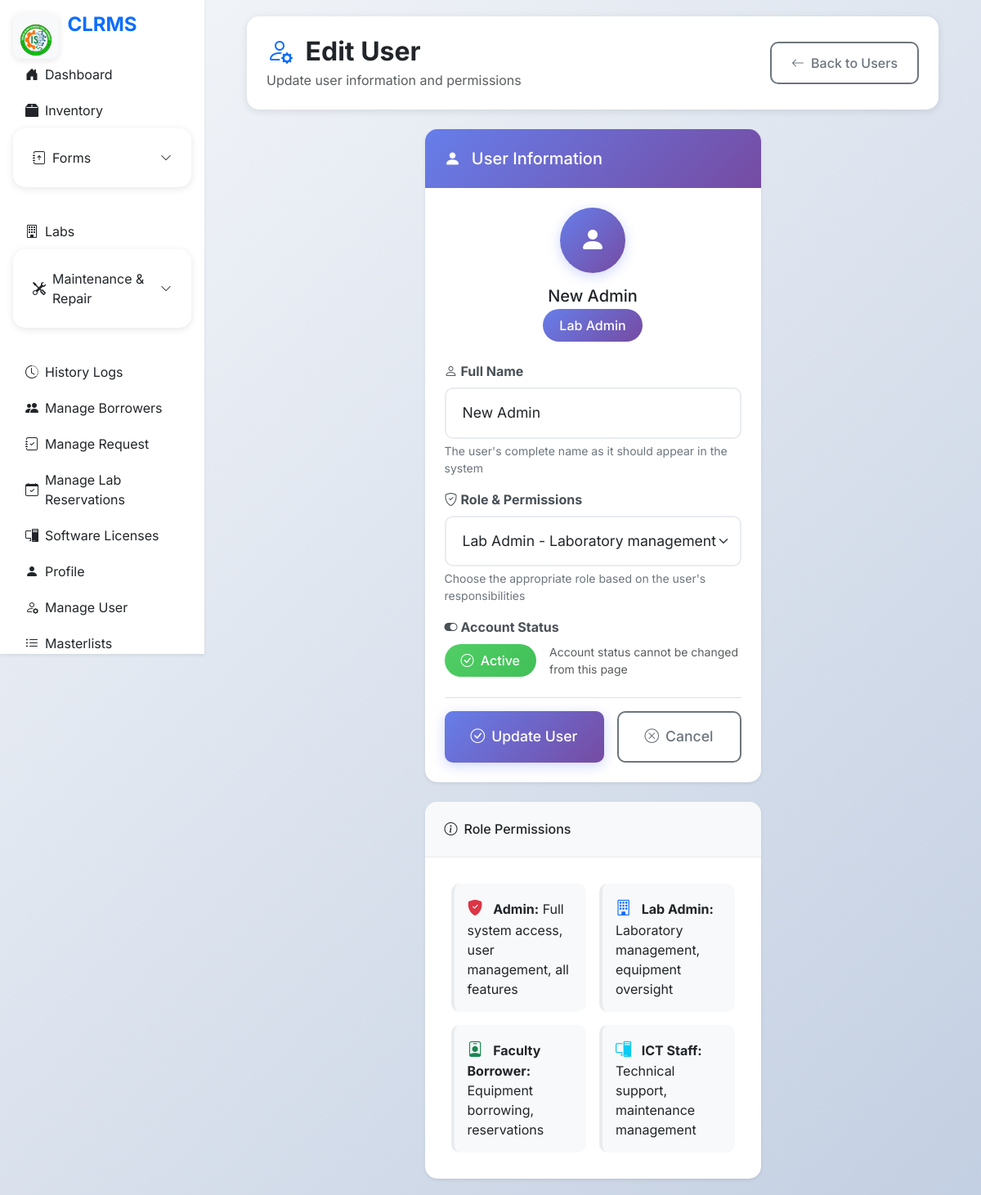
The page /pages/edit_user.php?id=10000 (signed in) on the database its author committed.
### tables this page shows
CREATE TABLE `users` (
  `id` int(11) NOT NULL,
  `name` varchar(100) NOT NULL,
  `username` varchar(50) NOT NULL,
  `password` varchar(255) NOT NULL,
  `role` enum('Lab Admin','Student Assistant','Borrower','ICT Staff') NOT NULL,
  `profile_picture` varchar(255) DEFAULT NULL,
  `status` enum('Active','Inactive') DEFAULT 'Active',
  `email` varchar(100) DEFAULT NULL,
  `mobile_number` varchar(20) DEFAULT NULL,
  `email_verified` tinyint(1) DEFAULT 0,
  `verification_token` varchar(255) DEFAULT NULL,
  `verification_expires` datetime DEFAULT NULL
);

### classes/User.php (called while the page is built, shortened)
<?php
require_once 'Database.php';
require_once 'BaseModel.php';
class User extends BaseModel {
    public function __construct() {
        $db = new Database();
    }
    public function getUserById($id) {
        try {
            $stmt = $this->conn->prepare("SELECT * FROM users WHERE id = :id LIMIT 1");
            $stmt->bindParam(':id', $id);
            $stmt->execute();
            return $stmt->fetch(PDO::FETCH_ASSOC);
        } catch (PDOException $e) {
            error_log('[User getUserById Error] ' . $e->getMessage(), 3, __DIR__ . '/../logs/error.log');
            return false;
        }
    }
}
?>

### classes/Database.php (called while the page is built, shortened)
<?php
class Database {
    private $host = DB_HOST;
    private $db_name = DB_NAME;
    private $username = DB_USER;
    private $password = DB_PASS;
    private $conn;
    public function getConnection() {
        if ($this->conn === null) {
            try {
                $this->conn = new PDO(
                    "mysql:host={$this->host};dbname={$this->db_name}",
                    $this->username,
                    $this->password
                );
                $this->conn->setAttribute(PDO::ATTR_ERRMODE, PDO::ERRMODE_EXCEPTION);
                $this->conn->exec("SET NAMES utf8mb4");
            } catch (PDOException $exception) {
                error_log('[Database Error] ' . $exception->getMessage(), 3, __DIR__ . '/../logs/error.log');
                die('A database error occurred. Please try again later.');
            }
        }
        return $this->conn;
    }
}
?>

### classes/UserService.php (called while the page is built, shortened)
<?php
require_once 'User.php';
class UserService {
    private $userModel;
    public function __construct() {
        $this->userModel = new User();
    }
    public function getUserById($id) {
        return $this->userModel->getUserById($id);
    }
}

### classes/BaseModel.php (called while the page is built, shortened)
<?php
abstract class BaseModel {
    public function __construct($conn, $table_name) {
        $this->conn = $conn;
    }
}

### pages/edit_user.php (the view, shortened to what this page needs)
<?php
require_once '../classes/UserService.php';
$userService = new UserService();
$id = intval($_GET['id']);
try {
    $user = $userService->getUserById($id);
} catch (Exception $e) {
    error_log('[User Fetch Error] ' . $e->getMessage(), 3, __DIR__ . '/../logs/error.log');
    set_flash('danger', 'Error: ' . $e->getMessage());
    header("Location: user_management.php");
    exit;
}
?>
<!DOCTYPE html>
<html lang="en">
<head>
    <link href="https://cdn.jsdelivr.net/npm/bootstrap@5.3.0/dist/css/bootstrap.min.css" rel="stylesheet">
    <link href="https://cdn.jsdelivr.net/npm/bootstrap-icons@1.10.5/font/bootstrap-icons.css" rel="stylesheet">
    <link href="../assets/css/style.css" rel="stylesheet">
    <link href="../assets/css/edit_user.css" rel="stylesheet">
</head>
<body class="bg-light">
<main class="main-content">
    <div class="container-fluid px-4">
        <div class="d-flex justify-content-between align-items-center mb-4">
            <div>
                <h2 class="fw-bold mb-1">
                    <i class="bi bi-person-gear me-2 text-primary"></i>
                    Edit User
                </h2>
                <p class="text-muted mb-0">Update user information and permissions</p>
            </div>
            <div>
                <a href="register.php" class="btn btn-outline-secondary">
                    <i class="bi bi-arrow-left me-2"></i>Back to Users
                </a>
            </div>
        </div>
        <div class="row justify-content-center">
            <div class="col-lg-8 col-xl-6">
                <div class="card shadow-sm border-0">
                    <div class="card-header bg-primary text-white">
                        <h5 class="mb-0">
                            <i class="bi bi-person-fill me-2"></i>
                            User Information
                        </h5>
                    </div>
                    <div class="card-body p-4">
                        <form method="POST" id="editUserForm">
                            <div class="text-center mb-4">
                                <div class="user-avatar mb-3">
                                    <div class="avatar-circle">
                                        <i class="bi bi-person-fill"></i>
                                    </div>
                                </div>
                                <h5 class="mb-1"><?= htmlspecialchars($user['name']) ?></h5>
                                <span class="badge bg-<?= match($user['role']) {
                                    'Admin' => 'danger',
                                    'Lab Admin' => 'primary',
                                    'Faculty Borrower' => 'success',
                                    'Chairperson' => 'warning',
                                    'ICT Staff' => 'info',
                                    default => 'secondary'
                                } ?> fs-6">
                                    <?= htmlspecialchars($user['role']) ?>
                                </span>
                            </div>
                            <div class="row g-3">
                                <div class="col-12">
                                    <label for="name" class="form-label fw-bold">
                                        <i class="bi bi-person me-1"></i>Full Name
                                    </label>
                                    <input type="text"
                                           name="name"
                                           id="name"
                                           value="<?= htmlspecialchars($user['name']) ?>"
                                           class="form-control form-control-lg"
                                           required
                                           placeholder="Enter full name">
                                    <div class="form-text">The user's complete name as it should appear in the system</div>
                                </div>
                                <div class="col-12">
                                    <label for="role" class="form-label fw-bold">
                                        <i class="bi bi-shield-check me-1"></i>Role & Permissions
                                    </label>
                                    <select name="role" id="role" class="form-select form-select-lg" required>
                                        <option value="Lab Admin" <?= $user['role'] == 'Lab Admin' ? 'selected' : '' ?>>
                                            <i class="bi bi-building"></i> Lab Admin - Laboratory management
                                        </option>
                                    </select>
                                    <div class="form-text">Choose the appropriate role based on the user's responsibilities</div>
                                </div>
                                <div class="col-12">
                                    <label class="form-label fw-bold">
                                        <i class="bi bi-toggle-on me-1"></i>Account Status
                                    </label>
                                    <div class="d-flex align-items-center">
                                        <span class="badge bg-<?= $user['status'] === 'Active' ? 'success' : 'danger' ?> fs-6 me-3">
                                            <i class="bi bi-<?= $user['status'] === 'Active' ? 'check-circle' : 'x-circle' ?> me-1"></i>
                                            <?= htmlspecialchars($user['status']) ?>
                                        </span>
                                        <small class="text-muted">Account status cannot be changed from this page</small>
                                    </div>
                                </div>
                            </div>
                            <div class="d-flex gap-3 mt-4 pt-3 border-top">
                                <button type="submit" class="btn btn-primary btn-lg flex-fill">
                                    <i class="bi bi-check-circle me-2"></i>Update User
                                </button>
                                <a href="register.php" class="btn btn-outline-secondary btn-lg">
                                    <i class="bi bi-x-circle me-2"></i>Cancel
                                </a>
                            </div>
                        </form>
                    </div>
                </div>
                <div class="card shadow-sm border-0 mt-4">
                    <div class="card-header bg-light">
                        <h6 class="mb-0">
                            <i class="bi bi-info-circle me-2"></i>Role Permissions
                        </h6>
                    </div>
                    <div class="card-body">
                        <div class="row g-3">
                            <div class="col-md-6">
                                <div class="permission-item">
                                    <i class="bi bi-shield-fill-check text-danger me-2"></i>
                                    <strong>Admin:</strong> Full system access, user management, all features
                                </div>
                            </div>
                            <div class="col-md-6">
                                <div class="permission-item">
                                    <i class="bi bi-building text-primary me-2"></i>
                                    <strong>Lab Admin:</strong> Laboratory management, equipment oversight
                                </div>
                            </div>
                            <div class="col-md-6">
                                <div class="permission-item">
                                    <i class="bi bi-person-badge text-success me-2"></i>
                                    <strong>Faculty Borrower:</strong> Equipment borrowing, reservations
                                </div>
                            </div>
                            <div class="col-md-6">
                                <div class="permission-item">
                                    <i class="bi bi-pc-display text-info me-2"></i>
                                    <strong>ICT Staff:</strong> Technical support, maintenance management
                                </div>
                            </div>
                        </div>
                    </div>
                </div>
            </div>
        </div>
    </div>
</main>
</body>
</html>

### assets/css/style.css (style rules this page uses)
body { background-color: #f8f9fa; font-family: 'Segoe UI', Tahoma, Geneva, Verdana, sans-serif; }
.main, .main-content { margin-left: 250px; padding: 20px; transition: margin-left 0.3s ease; }
.container-fluid.px-4 { padding-left: 2rem !important; padding-right: 2rem !important; }
.btn-primary, .bg-primary { background-color: #0d6efd !important; border-color: #0d6efd !important; }

### assets/css/edit_user.css (style rules this page uses)
body { font-family: 'Inter', sans-serif; background: linear-gradient(135deg, #f5f7fa 0%, #c3cfe2 100%); min-height: 100vh; }
.main-content { background: transparent; }
.d-flex.justify-content-between { background: white; padding: 1.5rem; border-radius: 15px; box-shadow: 0 2px 10px rgba(0,0,0,0.1); margin-bottom: 2rem; }
.user-avatar { position: relative; }
.avatar-circle { width: 80px; height: 80px; background: linear-gradient(135deg, #667eea 0%, #764ba2 100%); border-radius: 50%; display: flex; align-items: center; justify-content: center; margin: 0 auto; box-shadow: 0 4px 15px rgba(102, 126, 234, 0.3); transition: all 0.3s ease; }
.avatar-circle i { font-size: 2rem; color: white; }
.card { border-radius: 15px; overflow: hidden; transition: all 0.3s ease; }
.card-header { border: none; padding: 1.5rem; }
.card-header.bg-primary { background: linear-gradient(135deg, #667eea 0%, #764ba2 100%) !important; }
.card-header.bg-light { background: #f8f9fa !important; border-bottom: 1px solid #e9ecef; color: #212529 !important; }
.card-body { padding: 2rem; }
.form-control, .form-select { border: 2px solid #e9ecef; border-radius: 10px; padding: 0.75rem 1rem; font-size: 1rem; transition: all 0.3s ease; }
.form-control-lg, .form-select-lg { padding: 1rem 1.25rem; font-size: 1.1rem; }
.form-label { color: #495057; margin-bottom: 0.5rem; font-weight: 600; }
.form-text { color: #6c757d; font-size: 0.875rem; margin-top: 0.25rem; }
.badge { font-weight: 500; padding: 0.5rem 1rem; border-radius: 20px; font-size: 0.875rem; }
.badge.fs-6 { font-size: 1rem; padding: 0.75rem 1.25rem; }
.btn { border-radius: 10px; font-weight: 500; padding: 0.75rem 1.5rem; transition: all 0.3s ease; }
.btn-lg { padding: 1rem 2rem; font-size: 1.1rem; }
.btn-primary { background: linear-gradient(135deg, #667eea 0%, #764ba2 100%); border: none; box-shadow: 0 4px 15px rgba(102, 126, 234, 0.3); }
.btn-outline-secondary { border: 2px solid #6c757d; color: #6c757d; }
.permission-item { padding: 1rem; background: #f8f9fa; border-radius: 10px; border-left: 4px solid #e9ecef; transition: all 0.3s ease; }
.permission-item i { font-size: 1.2rem; }
.badge.bg-primary { background: linear-gradient(135deg, #667eea 0%, #764ba2 100%) !important; }
.badge.bg-success { background: linear-gradient(135deg, #51cf66 0%, #40c057 100%) !important; }

### includes/sidebar_content.php (style rules this page uses)
@media (min-width: 992px) { .main-content, .main { margin-left: 250px; transition: margin-left 0.3s cubic-bezier(.4,0,.2,1); } }

### rows shown on the page
users: name "New Admin", role "Lab Admin", role "Lab Admin - Laboratory management", status "Active"
